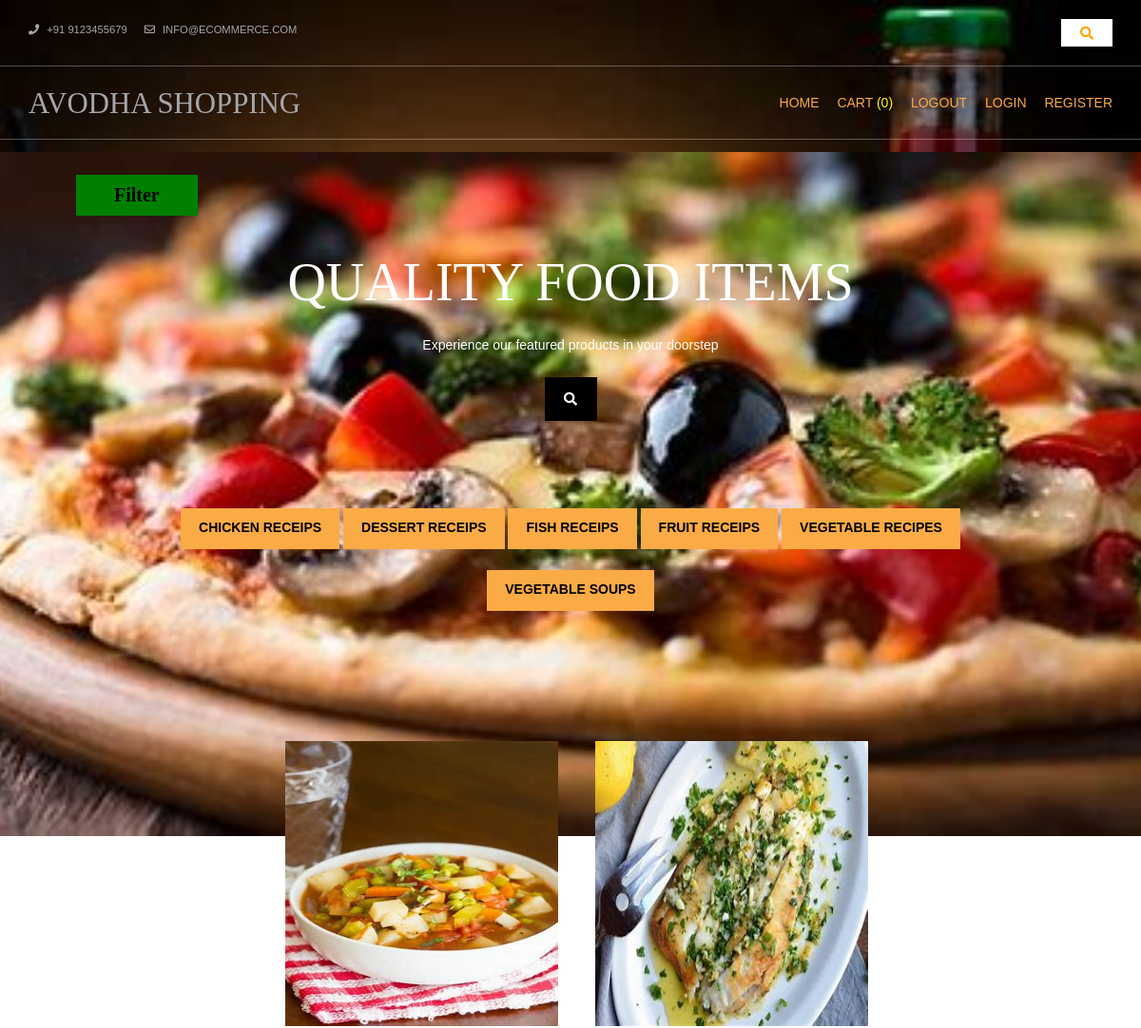
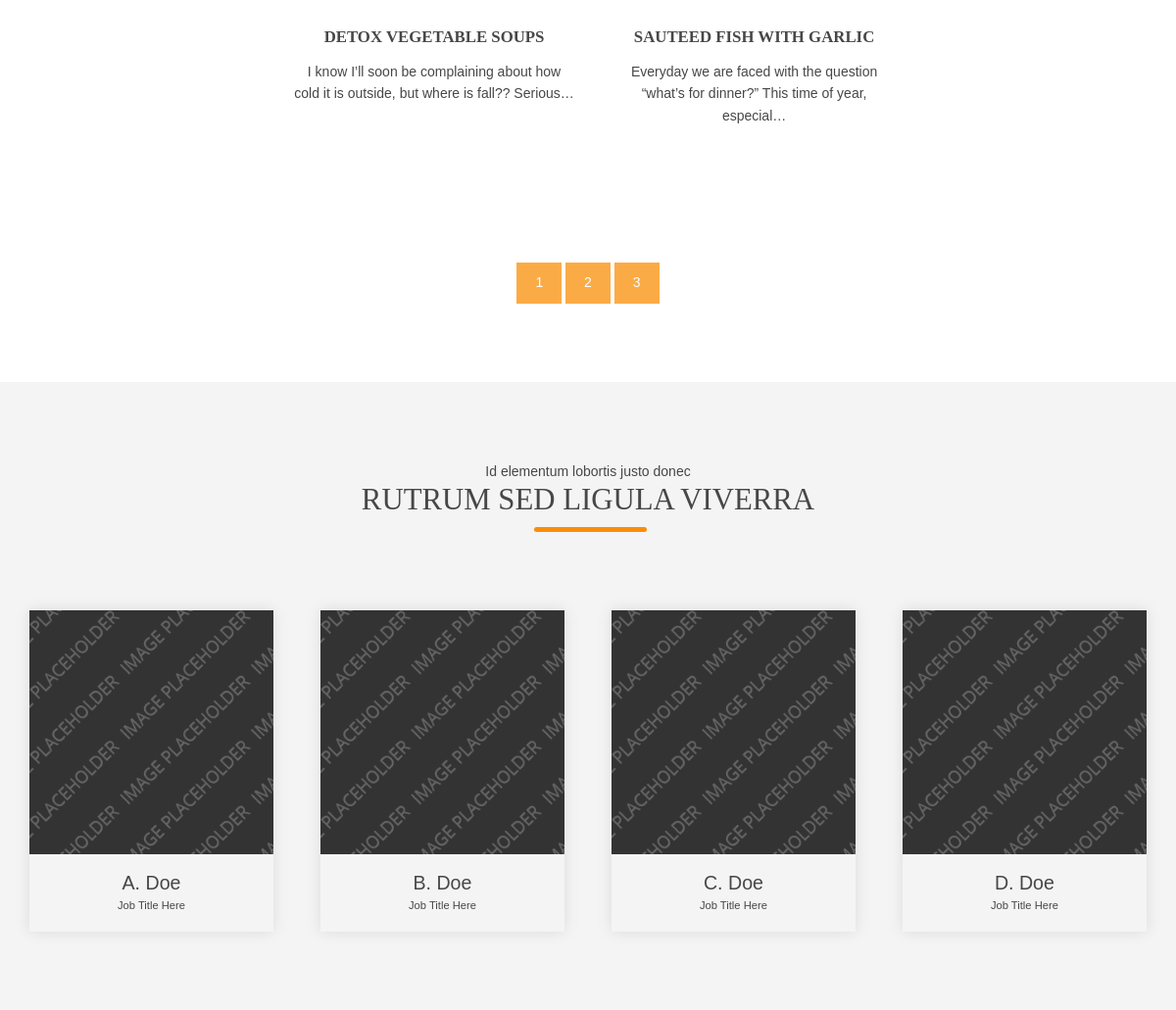
/?page=3, run on the app's committed database (2 pictures, top to bottom).
### Home/models.py (models this page shows, shortened)
class categories(models.Model):
    name = models.CharField(max_length=250, unique=True)
    categoriesslug = models.SlugField(max_length=250, unique=True)
    class Meta:
        ordering = ('name',)
        verbose_name = 'cat'
        verbose_name_plural = 'categories'
    def get_url(self):
        return reverse('prod_category', args=[self.categoriesslug])

class products(models.Model):
    name = models.CharField(max_length=250, unique=True)
    productslug = models.SlugField(max_length=250, unique=True)
    desc = models.TextField()
    img = models.ImageField(upload_to='ImageEcommerce')
    stock = models.IntegerField()
    availability = models.BooleanField()
    price = models.IntegerField()
    category = models.ForeignKey(categories, on_delete=models.CASCADE)
    def get_url(self):
        return reverse('details',args=[self.category.categoriesslug,self.productslug])

### Home/views.py (the view)
# urls.py: 2. Add a URL to urlpatterns:  path('', views.home, name='home')
def home(request, c_slug=None):
    c_page = None
    product = None
    if c_slug != None:
        c_page = get_object_or_404(categories,categoriesslug=c_slug)
        product = products.objects.filter(category=c_page,availability=True)
    else:
        product = products.objects.all().filter(availability=True)
    cat = categories.objects.all()
    paginator = Paginator(product, '2')
    try:
        page = int(request.GET.get('page','1'))
    except:
        page = 1
    try:
        pro = paginator.page(page)
    except(EmptyPage, InvalidPage):
        pro = paginator.page(paginator.num_pages)
    return render(request, "homepage.html", {'pr': product, 'cat': cat, 'pg': pro})

### cart/context_processor.py (called while the page is built)
def count(request):
    item_count = 0
    if 'admin' in request.path:
        return ()
    else:
        try:
            ct = Cartlist.objects.filter(cart_id=c_id(request))
            cti = items_in_cart.objects.all().filter(cart_carts=ct[:1])
            for c in cti:
                item_count += c.quantity_cart
        except Cartlist.DoesNotExist:
            item_count = 0
    return dict(ic=item_count)

### cart/views.py (called while the page is built)
def c_id(request):
    ct_id = request.session.session_key
    if not ct_id:
        ct_id = request.session.create()
    return ct_id

### templates/homepage.html (shortened to what this page needs)
{% extends 'homepagebase.html' %}
{% block content %}
{% load static %}
<div class="abcd" style="background-image:url('{% static 'homepagefile/images/demo/backgrounds/bg 8.jpg' %}');"
     xmlns="http://www.w3.org/1999/html">
   <div class="dropdown">
  <button class="dropbtn"><b>Filter</b></button>
</div>
  <div id="pageintro" class="hoc clear" style="padding-top:36px;">
    <article>
      <h3 class="heading">Quality Food items</h3>
      <p>Experience our featured products in your doorstep</p>
<div class="wrapper row0" style="padding-left:400px;padding-right:400px;">
    <div id="topbar" class="hoc clear">
      <div class="center" style="background-color:black;padding-top:14px;padding-bottom:14px;">
        <ul class="nospace">
          <li id="searchform" style="color:white;font-size:40px;">
          </li>
        </ul>
      </div>
    </div>
  </div>
      <footer>
        {% for j in cat %}
        <ul class="nospace inline pushright"><br>
          <li><b><a class="btn" style="color:black" href="{{j.get_url}}">{{j.name}}</a></b></li>
        </ul>
        {% endfor %}
      </footer>
    </article>
  </div>
</div>
<div class="wrapper row3" style="padding-left:260px;">
  <main class="hoc container clear">
    <section id="introblocks">
      <ul class="nospace group btmspace-80">
              {% for i in pg.object_list %}
        <li class="one_third">
          <figure><a class="imgover" href="{{i.get_url}}"><img src="{{ i.img.url }}" style="height:300px;width:300;" alt=""></a>
            <figcaption>
              <h6 class="heading">{{i.name}}</h6>
            </figcaption>
            <p>{{i.desc |truncatechars:90}}</p>
          </figure><br><br>
        </li>
            {% endfor %}
        </ul>
    </section>
    <div style="text-align:center;padding-right:260px;">
      {% for p in pg.paginator.page_range %}
      <a href="?page={{p}}" class="btn btn-light btn-sm {% if pg.number == p %} active {% endif %}">{{p}}</a>
    </div>
</div>
<div class="wrapper row2">
  <div class="hoc container clear">
    <div class="sectiontitle">
      <p class="nospace font-xs">Id elementum lobortis justo donec</p>
      <p class="heading underline font-x2">Rutrum sed ligula viverra</p>
    </div>
    <ul class="nospace group team">
      <li class="one_quarter first">
        <figure><a class="imgover" href="#"><img src="{% static 'homepagefile/images/demo/300x300.png' %}" alt=""></a>
          <figcaption><strong>A. Doe</strong> <em>Job Title Here</em></figcaption>
        </figure>
      </li>
      <li class="one_quarter">
        <figure><a class="imgover" href="#"><img src="{% static 'homepagefile/images/demo/300x300.png' %}" alt=""></a>
          <figcaption><strong>B. Doe</strong> <em>Job Title Here</em></figcaption>
        </figure>
      </li>
      <li class="one_quarter">
        <figure><a class="imgover" href="#"><img src="{% static 'homepagefile/images/demo/300x300.png' %}" alt=""></a>
          <figcaption><strong>C. Doe</strong> <em>Job Title Here</em></figcaption>
        </figure>
      </li>
      <li class="one_quarter">
        <figure><a class="imgover" href="#"><img src="{% static 'homepagefile/images/demo/300x300.png' %}" alt=""></a>
          <figcaption><strong>D. Doe</strong> <em>Job Title Here</em></figcaption>
        </figure>
      </li>
    </ul>
  </div>
</div>
{% endblock %}

### static/homepagefile/layout/styles/layout.css (style rules this page uses)
#topbar { padding:20px 0; font-size:.8rem; text-transform:uppercase; }
#topbar ul li { display:inline-block; margin-right:15px; }
#topbar ul li:last-child { margin-right:0; padding-right:0; border-right:none; }
#topbar #searchform { position:relative; line-height:1; z-index:9999; }
#topbar #searchform::after { display:block; height:18px; line-height:18px; padding:0; font-family:"Font Awesome\ 5 Free"; font-weight:900; font-size:1rem; content:"\f002"; }
#topbar #searchform ::placeholder { text-transform:capitalize; }
#pageintro { padding:200px 0 300px; }
#pageintro article, #pageintro article p { display:block; max-width:75%; margin:0 auto; text-align:center; }
#pageintro article p { max-width:65%; line-height:2rem; }
#pageintro .heading { margin-bottom:20px; font-size:4rem; }
#pageintro footer { margin-top:50px; }
.container { padding:80px 0; }
.sectiontitle { display:block; max-width:55%; margin:0 auto 80px; text-align:center; }
.sectiontitle * { margin:0; }
#introblocks { display:block; position:relative; margin:-180px 0 0 0; z-index:1; text-align:center; }
#introblocks figure figcaption { display:block; padding:30px 0 0 0; text-align:center; }
#introblocks figure figcaption .heading { font-size:1.2rem; font-weight:700; margin-bottom:0; }
.team li:last-child { margin-bottom:0; }
.team figure { display:block; text-align:center; }
.team figure * { margin:0; padding:0; }
.team figure figcaption { padding:20px 10px; line-height:1; }
.team figure strong { display:block; margin-bottom:8px; font-size:1.4rem; font-weight:400; }
.team figure em { display:block; font-style:normal; font-size:.8rem; }
*, *::before, *::after { transition:all .3s ease-in-out; }
body { color:#A5A6AA; background-color:#1C1D21; }
a { color:#FBAB45; }
.btn, .btn.inverse:hover { color:#FFFFFF; background-color:#FBAB45; border-color:#FBAB45; }
.imgover, .imgover:hover::after { color:#FFFFFF; }
.heading.underline::after { background-color:#FA8D0A; }
.row2 { color:#474747; background-color:#F4F4F4; }
.row3 { color:#474747; background-color:#FFFFFF; }
#topbar #searchform { color:#FBAB45; }
#pageintro { color:#FFFFFF; }
.team figure, .latest article { box-shadow:0px 0px 15px rgba(0,0,0,.1); }
@media screen and (min-width:1140px) { .hoc { max-width:1140px; } }

### templates/homepagebase.html (style rules this page uses)
.abcd { height:90%; background-position:center; background-repeat:no repeat; background-size:cover; }
.dropbtn { background-color: green; color: black; padding: 3px; font-size: 20px; border: none; cursor: pointer; padding-left:40px; padding-right:40px; padding-top:10px; padding-bottom:10px; font-family: Calibre; }
.dropdown { position: relative; display: inline-block; padding-left:80px; padding-top:24px; padding-bottom:2px; }

### data on the page
categories: name "CHICKEN RECEIPS"
categories: name "DESSERT RECEIPS"
categories: name "FISH RECEIPS"
categories: name "FRUIT RECEIPS"
categories: name "VEGETABLE RECIPES"
categories: name "VEGETABLE SOUPS"
products: img (picture), name "DETOX VEGETABLE SOUPS", desc "I know I’ll soon be complaining about how cold it is outside, but where is fall?? Serious…"
products: img (picture), name "SAUTEED FISH WITH GARLIC", desc "Everyday we are faced with the question “what’s for dinner?” This time of year, especial…"

### other printed values
{{ ic }} "0"
{{ p }} "1" "2" "3"
